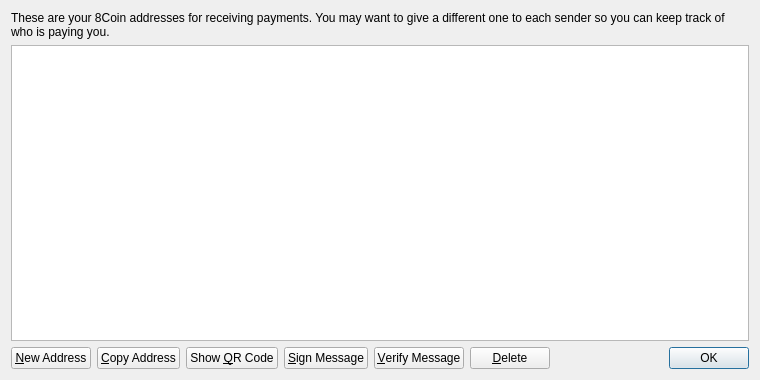
<?xml version="1.0" encoding="UTF-8"?>
<ui version="4.0">
 <class>AddressBookPage</class>
 <widget class="QWidget" name="AddressBookPage">
  <property name="geometry">
   <rect>
    <x>0</x>
    <y>0</y>
    <width>760</width>
    <height>380</height>
   </rect>
  </property>
  <property name="windowTitle">
   <string>Address Book</string>
  </property>
  <layout class="QVBoxLayout" name="verticalLayout">
   <item>
    <widget class="QLabel" name="labelExplanation">
     <property name="text">
      <string>These are your 8Coin addresses for receiving payments. You may want to give a different one to each sender so you can keep track of who is paying you.</string>
     </property>
     <property name="textFormat">
      <enum>Qt::PlainText</enum>
     </property>
     <property name="wordWrap">
      <bool>true</bool>
     </property>
    </widget>
   </item>
   <item>
    <widget class="QTableView" name="tableView">
     <property name="contextMenuPolicy">
      <enum>Qt::CustomContextMenu</enum>
     </property>
     <property name="toolTip">
      <string>Double-click to edit address or label</string>
     </property>
     <property name="tabKeyNavigation">
      <bool>false</bool>
     </property>
     <property name="alternatingRowColors">
      <bool>true</bool>
     </property>
     <property name="selectionMode">
      <enum>QAbstractItemView::SingleSelection</enum>
     </property>
     <property name="selectionBehavior">
      <enum>QAbstractItemView::SelectRows</enum>
     </property>
     <property name="sortingEnabled">
      <bool>true</bool>
     </property>
     <attribute name="verticalHeaderVisible">
      <bool>false</bool>
     </attribute>
    </widget>
   </item>
   <item>
    <layout class="QHBoxLayout" name="horizontalLayout">
     <item>
      <widget class="QPushButton" name="newAddressButton">
       <property name="toolTip">
        <string>Create a new address</string>
       </property>
       <property name="text">
        <string>&amp;New Address</string>
       </property>
       <property name="icon">
        <iconset resource="../bitcoin.qrc">
         <normaloff>:/icons/add</normaloff>:/icons/add</iconset>
       </property>
      </widget>
     </item>
     <item>
      <widget class="QPushButton" name="copyToClipboard">
       <property name="toolTip">
        <string>Copy the currently selected address to the system clipboard</string>
       </property>
       <property name="text">
        <string>&amp;Copy Address</string>
       </property>
       <property name="icon">
        <iconset resource="../bitcoin.qrc">
         <normaloff>:/icons/editcopy</normaloff>:/icons/editcopy</iconset>
       </property>
      </widget>
     </item>
     <item>
      <widget class="QPushButton" name="showQRCode">
       <property name="text">
        <string>Show &amp;QR Code</string>
       </property>
       <property name="icon">
        <iconset resource="../bitcoin.qrc">
         <normaloff>:/icons/qrcode</normaloff>:/icons/qrcode</iconset>
       </property>
      </widget>
     </item>
     <item>
      <widget class="QPushButton" name="signMessage">
       <property name="toolTip">
        <string>Sign a message to prove you own a Bitcoin address</string>
       </property>
       <property name="text">
        <string>&amp;Sign Message</string>
       </property>
       <property name="icon">
        <iconset resource="../bitcoin.qrc">
         <normaloff>:/icons/edit</normaloff>:/icons/edit</iconset>
       </property>
      </widget>
     </item>
     <item>
      <widget class="QPushButton" name="verifyMessage">
       <property name="toolTip">
        <string>Verify a message to ensure it was signed with a specified Bitcoin address</string>
       </property>
       <property name="text">
        <string>&amp;Verify Message</string>
       </property>
       <property name="icon">
        <iconset resource="../bitcoin.qrc">
         <normaloff>:/icons/transaction_0</normaloff>:/icons/transaction_0</iconset>
       </property>
      </widget>
     </item>
     <item>
      <widget class="QPushButton" name="deleteButton">
       <property name="toolTip">
        <string>Delete the currently selected address from the list. Only sending addresses can be deleted.</string>
       </property>
       <property name="text">
        <string>&amp;Delete</string>
       </property>
       <property name="icon">
        <iconset resource="../bitcoin.qrc">
         <normaloff>:/icons/remove</normaloff>:/icons/remove</iconset>
       </property>
      </widget>
     </item>
     <item>
      <spacer name="horizontalSpacer">
       <property name="orientation">
        <enum>Qt::Horizontal</enum>
       </property>
       <property name="sizeHint" stdset="0">
        <size>
         <width>40</width>
         <height>20</height>
        </size>
       </property>
      </spacer>
     </item>
     <item>
      <widget class="QDialogButtonBox" name="buttonBox">
       <property name="sizePolicy">
        <sizepolicy hsizetype="Maximum" vsizetype="Fixed">
         <horstretch>0</horstretch>
         <verstretch>0</verstretch>
        </sizepolicy>
       </property>
       <property name="standardButtons">
        <set>QDialogButtonBox::Ok</set>
       </property>
      </widget>
     </item>
    </layout>
   </item>
  </layout>
 </widget>
 <resources>
  <include location="../bitcoin.qrc"/>
 </resources>
 <connections/>
</ui>
